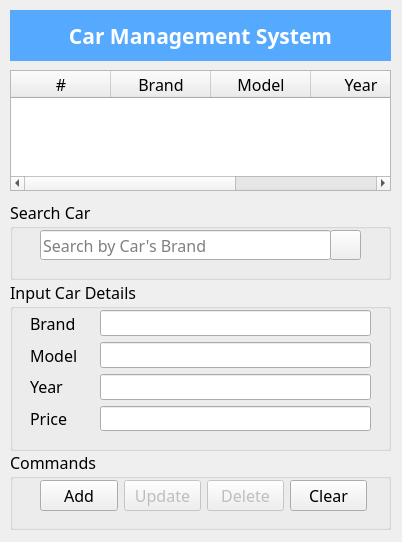
<?xml version="1.0" encoding="UTF-8"?>
<ui version="4.0">
 <class>Form</class>
 <widget class="QWidget" name="Form">
  <property name="geometry">
   <rect>
    <x>0</x>
    <y>0</y>
    <width>402</width>
    <height>542</height>
   </rect>
  </property>
  <property name="font">
   <font>
    <family>Nunito</family>
    <pointsize>12</pointsize>
   </font>
  </property>
  <property name="windowTitle">
   <string>Car Management System:CMS</string>
  </property>
  <property name="windowIcon">
   <iconset>
    <normaloff>icons/racing.png</normaloff>icons/racing.png</iconset>
  </property>
  <widget class="QLabel" name="label">
   <property name="geometry">
    <rect>
     <x>10</x>
     <y>10</y>
     <width>381</width>
     <height>51</height>
    </rect>
   </property>
   <property name="font">
    <font>
     <family>Nunito</family>
     <pointsize>16</pointsize>
     <bold>true</bold>
    </font>
   </property>
   <property name="styleSheet">
    <string notr="true">background-color: rgb(85, 170, 255);
color: rgb(255, 255, 255);</string>
   </property>
   <property name="text">
    <string>Car Management System</string>
   </property>
   <property name="alignment">
    <set>Qt::AlignCenter</set>
   </property>
  </widget>
  <widget class="QTableWidget" name="tb_car">
   <property name="geometry">
    <rect>
     <x>10</x>
     <y>70</y>
     <width>381</width>
     <height>121</height>
    </rect>
   </property>
   <attribute name="horizontalHeaderVisible">
    <bool>true</bool>
   </attribute>
   <attribute name="verticalHeaderVisible">
    <bool>false</bool>
   </attribute>
   <column>
    <property name="text">
     <string>#</string>
    </property>
   </column>
   <column>
    <property name="text">
     <string>Brand</string>
    </property>
   </column>
   <column>
    <property name="text">
     <string>Model</string>
    </property>
   </column>
   <column>
    <property name="text">
     <string>Year</string>
    </property>
   </column>
   <column>
    <property name="text">
     <string>Price</string>
    </property>
   </column>
  </widget>
  <widget class="QGroupBox" name="groupBox">
   <property name="geometry">
    <rect>
     <x>10</x>
     <y>200</y>
     <width>381</width>
     <height>80</height>
    </rect>
   </property>
   <property name="title">
    <string>Search Car</string>
   </property>
   <widget class="QLineEdit" name="txt_search">
    <property name="geometry">
     <rect>
      <x>30</x>
      <y>30</y>
      <width>291</width>
      <height>30</height>
     </rect>
    </property>
    <property name="placeholderText">
     <string>Search by Car's Brand</string>
    </property>
   </widget>
   <widget class="QPushButton" name="btn_search">
    <property name="geometry">
     <rect>
      <x>320</x>
      <y>30</y>
      <width>31</width>
      <height>30</height>
     </rect>
    </property>
    <property name="text">
     <string/>
    </property>
    <property name="icon">
     <iconset>
      <normaloff>icons/add.png</normaloff>icons/add.png</iconset>
    </property>
   </widget>
  </widget>
  <widget class="QGroupBox" name="groupBox_2">
   <property name="geometry">
    <rect>
     <x>10</x>
     <y>280</y>
     <width>381</width>
     <height>171</height>
    </rect>
   </property>
   <property name="title">
    <string>Input Car Details</string>
   </property>
   <widget class="QWidget" name="layoutWidget">
    <property name="geometry">
     <rect>
      <x>20</x>
      <y>30</y>
      <width>48</width>
      <height>121</height>
     </rect>
    </property>
    <layout class="QVBoxLayout" name="verticalLayout">
     <item>
      <widget class="QLabel" name="label_2">
       <property name="text">
        <string>Brand</string>
       </property>
      </widget>
     </item>
     <item>
      <widget class="QLabel" name="label_3">
       <property name="text">
        <string>Model</string>
       </property>
      </widget>
     </item>
     <item>
      <widget class="QLabel" name="label_4">
       <property name="text">
        <string>Year</string>
       </property>
      </widget>
     </item>
     <item>
      <widget class="QLabel" name="label_5">
       <property name="text">
        <string>Price</string>
       </property>
      </widget>
     </item>
    </layout>
   </widget>
   <widget class="QWidget" name="layoutWidget">
    <property name="geometry">
     <rect>
      <x>90</x>
      <y>30</y>
      <width>271</width>
      <height>121</height>
     </rect>
    </property>
    <layout class="QVBoxLayout" name="verticalLayout_2">
     <item>
      <widget class="QLineEdit" name="txt_brand"/>
     </item>
     <item>
      <widget class="QLineEdit" name="txt_model"/>
     </item>
     <item>
      <widget class="QLineEdit" name="txt_year"/>
     </item>
     <item>
      <widget class="QLineEdit" name="txt_price"/>
     </item>
    </layout>
   </widget>
  </widget>
  <widget class="QGroupBox" name="groupBox_3">
   <property name="geometry">
    <rect>
     <x>10</x>
     <y>450</y>
     <width>381</width>
     <height>80</height>
    </rect>
   </property>
   <property name="title">
    <string>Commands</string>
   </property>
   <widget class="QWidget" name="layoutWidget">
    <property name="geometry">
     <rect>
      <x>30</x>
      <y>30</y>
      <width>327</width>
      <height>32</height>
     </rect>
    </property>
    <layout class="QHBoxLayout" name="horizontalLayout">
     <item>
      <widget class="QPushButton" name="btn_add">
       <property name="text">
        <string>Add</string>
       </property>
       <property name="icon">
        <iconset>
         <normaloff>icons/add.png</normaloff>icons/add.png</iconset>
       </property>
      </widget>
     </item>
     <item>
      <widget class="QPushButton" name="btn_update">
       <property name="enabled">
        <bool>false</bool>
       </property>
       <property name="text">
        <string>Update</string>
       </property>
       <property name="icon">
        <iconset>
         <normaloff>icons/updated.png</normaloff>icons/updated.png</iconset>
       </property>
      </widget>
     </item>
     <item>
      <widget class="QPushButton" name="btn_delete">
       <property name="enabled">
        <bool>false</bool>
       </property>
       <property name="text">
        <string>Delete</string>
       </property>
       <property name="icon">
        <iconset>
         <normaloff>icons/delete.png</normaloff>icons/delete.png</iconset>
       </property>
      </widget>
     </item>
     <item>
      <widget class="QPushButton" name="btn_clear">
       <property name="text">
        <string>Clear</string>
       </property>
       <property name="icon">
        <iconset>
         <normaloff>icons/clean.png</normaloff>icons/clean.png</iconset>
       </property>
      </widget>
     </item>
    </layout>
   </widget>
  </widget>
 </widget>
 <resources/>
 <connections/>
</ui>
